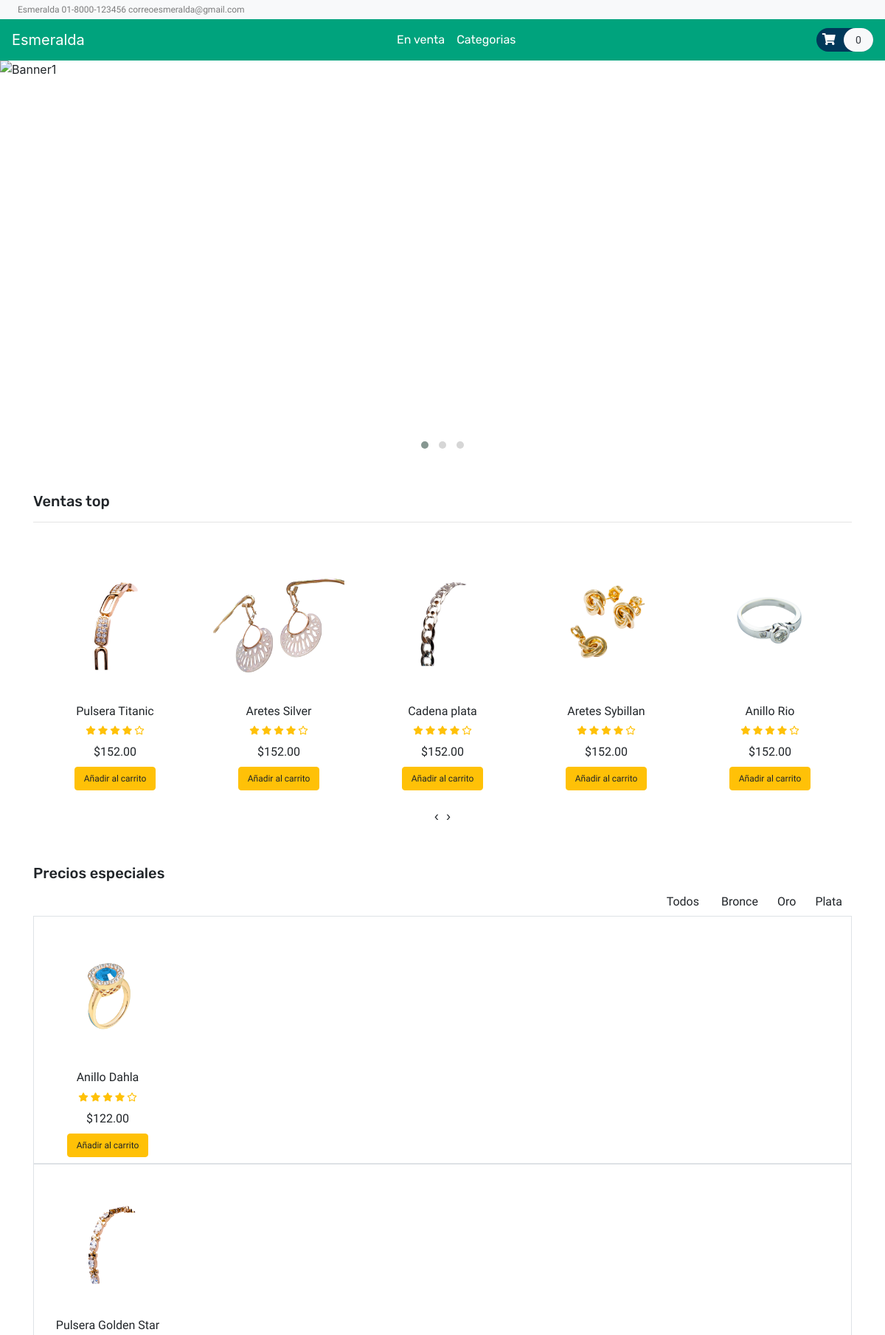
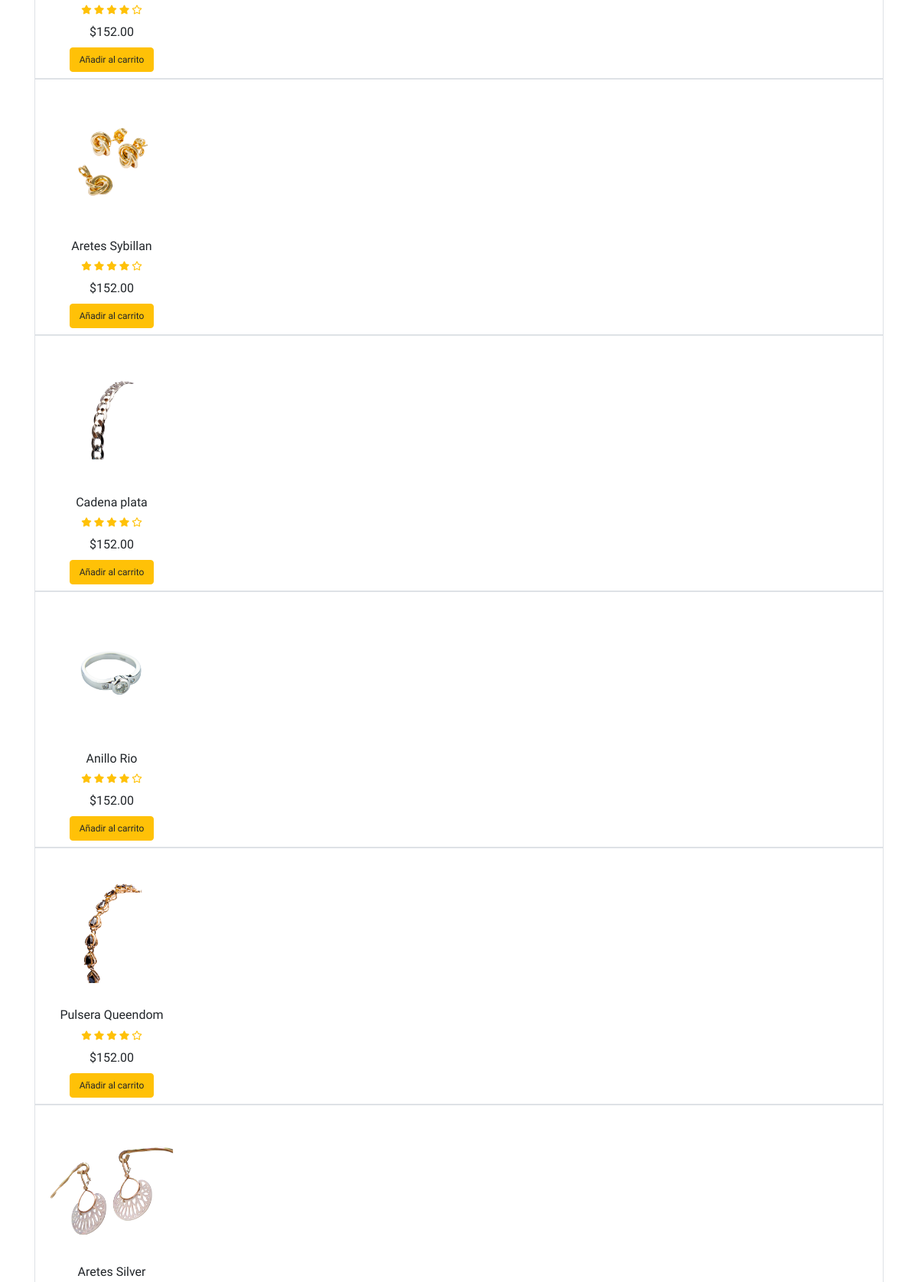
The page / (upper part) on the database its author committed (2 pictures, top to bottom).
### tables this page shows
CREATE TABLE `product` (
  `item_id` int(11) NOT NULL,
  `item_brand` varchar(200) NOT NULL,
  `item_name` varchar(255) NOT NULL,
  `item_price` double(10,2) NOT NULL,
  `item_image` varchar(255) NOT NULL,
  `item_register` datetime DEFAULT NULL,
  `item_desc` varchar(255) NOT NULL
);

### index.php (called while the page is built, shortened)
<?php
    include ('header.php');
?>
<?php
        include ('Template/_banner-area.php');
        include ('Template/_top-sale.php');
         include ('Template/_special-price.php');
?>
<?php
include ('footer.php');
?>

### database/DBController.php (called while the page is built, shortened)
<?php
class DBController
{
    protected $host = 'localhost';
    protected $user = 'root';
    protected $password = '';
    protected $database = "shopee";
    public function __construct()
    {
        $this->con = mysqli_connect($this->host, $this->user, $this->password, $this->database);
    }
}

### functions.php (called while the page is built, shortened)
<?php
require ('database/DBController.php');
require ('database/Product.php');
$db = new DBController();
$product = new Product($db);
$product_shuffle = $product->getData();
$Cart = new Cart($db );

### database/Product.php (called while the page is built, shortened)
<?php
class Product
{
    public $db = null;
    public function __construct(DBController $db)
    {
        $this->db = $db;
    }
    public function getData($table = 'product'){
        $result = $this->db->con->query("SELECT * FROM {$table}");
        $resultArray = array();
        while ($item = mysqli_fetch_array($result, MYSQLI_ASSOC)){
            $resultArray[] = $item;
        }
        return $resultArray;
    }
}

### Template/_special-price.php (the view, shortened to what this page needs)
<?php
    $brand = array_map(function ($pro){ return $pro['item_brand']; }, $product_shuffle);
    $unique = array_unique($brand);
    sort($unique);
    shuffle($product_shuffle);
$in_cart = $Cart->getCartId($product->getData('cart'));
?>
<section id="special-price">
    <div class="container">
        <h4 class="font-rubik font-size-20">Precios especiales</h4>
        <div id="filters" class="button-group text-right font-baloo font-size-16">
            <button class="btn is-checked" data-filter="*">Todos</button>
            <?php
                array_map(function ($brand){
                    printf('<button class="btn" data-filter=".%s">%s</button>', $brand, $brand);
                }, $unique);
            ?>
        </div>
        <div class="grid">
            <?php array_map(function ($item) use($in_cart){ ?>
            <div class="grid-item border <?php echo $item['item_brand'] ?? "Brand" ; ?>">
                <div class="item py-2" style="width: 200px;">
                    <div class="product font-rale">
                        <a href="<?php printf('%s?item_id=%s', 'product.php',  $item['item_id']); ?>"><img src="<?php echo $item['item_image'] ?? "./assets/products/13.png"; ?>" alt="product1" class="img-fluid"></a>
                        <div class="text-center">
                            <h6><?php echo $item['item_name'] ?? "Unknown"; ?></h6>
                            <div class="rating text-warning font-size-12">
                                <span><i class="fas fa-star"></i></span>
                                <span><i class="fas fa-star"></i></span>
                                <span><i class="fas fa-star"></i></span>
                                <span><i class="fas fa-star"></i></span>
                                <span><i class="far fa-star"></i></span>
                            </div>
                            <div class="price py-2">
                                <span>$<?php echo $item['item_price'] ?? 0 ?></span>
                            </div>
                            <form method="post">
                                <?php
                                if (in_array($item['item_id'], $in_cart ?? [])){
                                    echo '<button type="submit" disabled class="btn btn-success font-size-12">Ya esta en el carrito</button>';
                                }else{
                                    echo '<button type="submit" name="top_sale_submit" class="btn btn-warning font-size-12">Añadir al carrito</button>';
                                }
                                ?>
                            </form>
                        </div>
                    </div>
                </div>
            </div>
            <?php }, $product_shuffle) ?>
        </div>
    </div>
</section>

### Template/_top-sale.php (shortened to what this page needs)
<?php
    shuffle($product_shuffle);
?>
<section id="top-sale">
    <div class="container py-5">
        <h4 class="font-rubik font-size-20">Ventas top</h4>
        <hr>
        <div class="owl-carousel owl-theme">
            <?php foreach ($product_shuffle as $item) { ?>
            <div class="item py-2">
                <div class="product font-rale">
                    <a href="<?php printf('%s?item_id=%s', 'product.php',  $item['item_id']); ?>"><img src="<?php echo $item['item_image'] ?? "./assets/products/1.png"; ?>" alt="product1" class="img-fluid"></a>
                    <div class="text-center">
                        <h6><?php echo  $item['item_name'] ?? "Unknown";  ?></h6>
                        <div class="rating text-warning font-size-12">
                            <span><i class="fas fa-star"></i></span>
                            <span><i class="fas fa-star"></i></span>
                            <span><i class="fas fa-star"></i></span>
                            <span><i class="fas fa-star"></i></span>
                            <span><i class="far fa-star"></i></span>
                        </div>
                        <div class="price py-2">
                            <span>$<?php echo $item['item_price'] ?? '0' ; ?></span>
                        </div>
                        <form method="post">
                            <?php
                            if (in_array($item['item_id'], $Cart->getCartId($product->getData('cart')) ?? [])){
                                echo '<button type="submit" disabled class="btn btn-success font-size-12">Ya esta en el carrito</button>';
                            }else{
                                echo '<button type="submit" name="top_sale_submit" class="btn btn-warning font-size-12">Añadir al carrito</button>';
                            }
                            ?>
                        </form>
                    </div>
                </div>
            </div>
            <?php }  ?>
        </div>
    </div>
</section>

### style.css (style rules this page uses)
button, button:focus { outline: none !important; box-shadow: none !important; }
.font-baloo { font-family: "Baloo Thambi 2", cursive; }
.font-rale { font-family: "Raleway", cursive; }
.font-rubik { font-family: "Rubik", cursive; }
.font-size-12 { font-size: 12px; }
.font-size-16 { font-size: 16px; }
.font-size-20 { font-size: 20px; }

### rows shown on the page
product: item_image (picture), item_name "Pulsera Titanic", item_price "152.00"
product: item_image (picture), item_name "Aretes Silver", item_price "152.00"
product: item_image (picture), item_name "Cadena plata", item_price "152.00"
product: item_image (picture), item_name "Aretes Sybillan", item_price "152.00"
product: item_image (picture), item_name "Anillo Rio", item_price "152.00"
product: item_brand "Oro"
product: item_image (picture), item_name "Anillo Dahla", item_price "122.00"
product: item_image (picture), item_name "Pulsera Golden Star", item_price "152.00"
product: item_image (picture), item_name "Pulsera Queendom", item_price "152.00"

### other values the page prints
count($product->getData('cart')) "0"
$brand "Bronce Plata"
